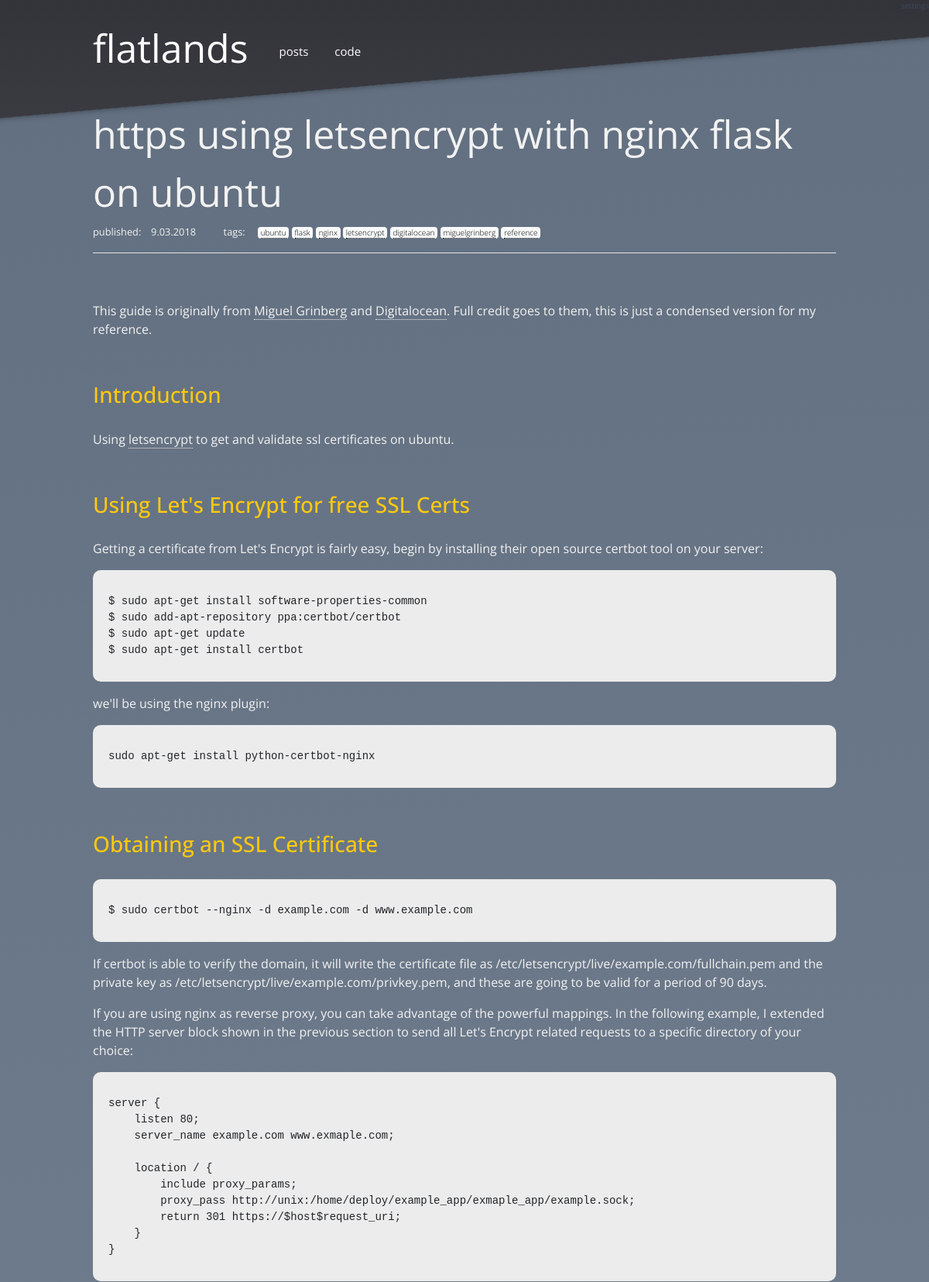
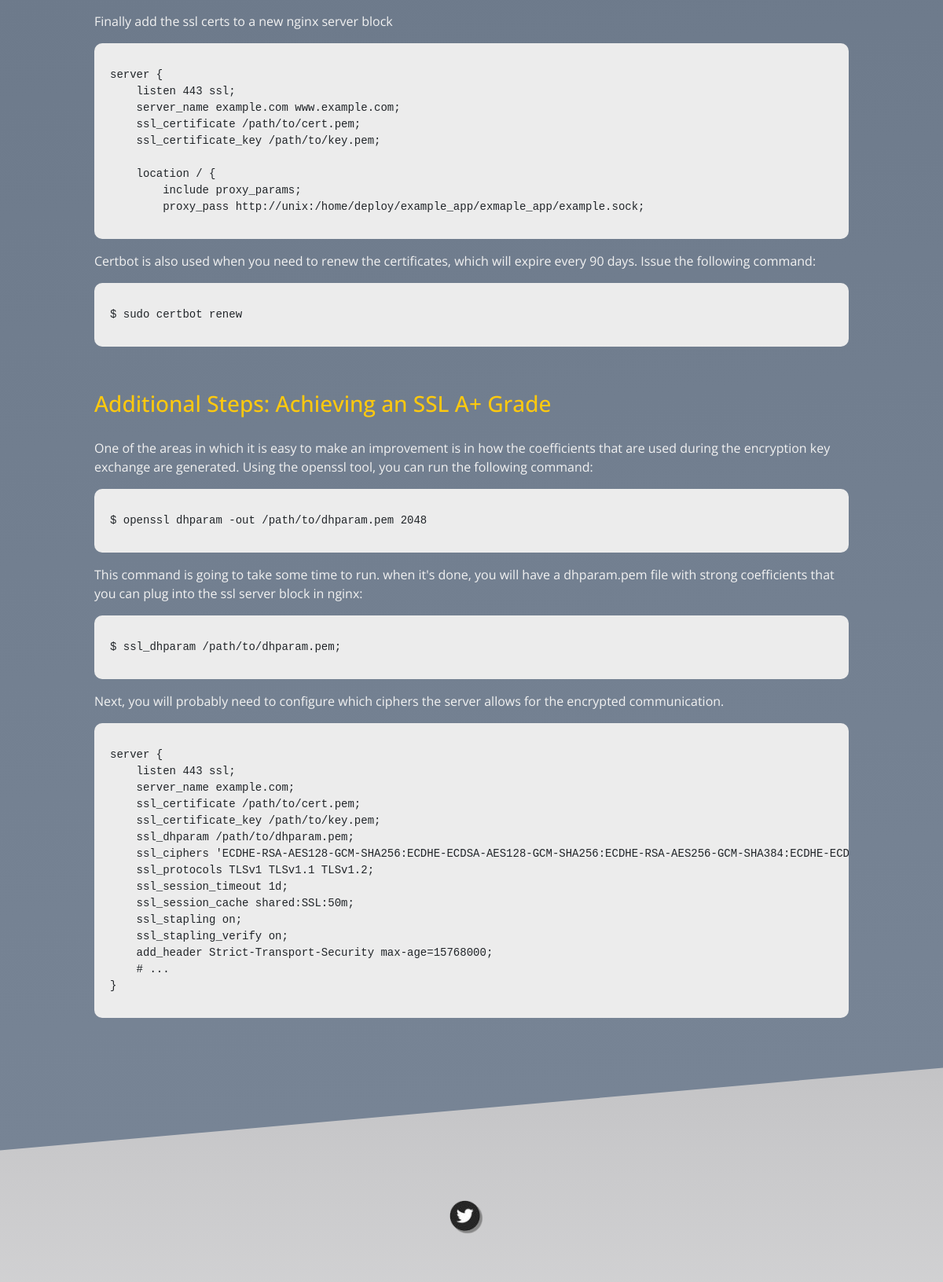
The page /post/https-using-letsencrypt-with-nginx-flask-on-ubuntu (upper part) on the database its author committed (2 pictures, top to bottom).
### modules/models.py (models this page shows, shortened)
class Post(db.Model):
    id = db.Column(db.Integer, primary_key=True)
    title = db.Column(db.String())
    author = db.Column(db.String())
    tags = db.Column(db.String())
    strap = db.Column(db.String())
    content = db.Column(db.String())
    pub_date = db.Column(db.String())
    published = db.Column(db.Boolean, default=False)

### app.py (the view)
@app.route('/post/<title>')
def post(title):
    title = title.replace('-', ' ')
    blog_post = modules.database.Post().by_title((title,))
    blog_post['content'] = modules.database.markdown_to_html(title)
    return render_template('blog_post.html', post=blog_post)

### modules/database.py (called while the page is built)
def markdown_to_html(title):
    post_dir = os.path.join(config.APP_ROOT, 'posts')
    with open(os.path.join(post_dir, f"{title.replace(' ', '-')}.md")) as f:
        text = f.read()
        html = markdown.markdown(text, extensions=['markdown.extensions.fenced_code'])
    return html

    def _retrive_post_by_title(self, title):
        return modules.models.Post.query.filter_by(title=title[0].replace('-', ' ')).first()

    def to_json(self, results):
        result = {}
        item = {}
        count = 1
        for row in results:
            for k, v in row.__dict__.items():
                if not k.startswith('_') and k != 'id':
                    item[k] = v
            result[count] = item
            count += 1
            item = {}
        return result

    def by_title(self, title):
        return self.to_json((self._retrive_post_by_title(title),))

### templates/blog_post.html
{% extends "base.html" %}
{% block content %}
<div class="post">
<div class="title">{{ post.1.title }}</div>
<small>
        published:&emsp;{{post.1.pub_date}} &emsp; &emsp;
        tags:&emsp;
        {% for tag in post.1.tags.split(' ') %}
        <span class="badge badge-light"><a style="font-weight:300;color:black;font-size:10px;" href="/tag/{{tag}}">{{tag}}</a></span>
        {% endfor %}
        </small>
<hr style="background-color:white;">
<p style="height:30px;"></p>
    {{ post.content|safe }}
</div>
{% endblock %}

### static/css/main.css (style rules this page uses)
body { margin: 0; font-family: 'Open Sans', sans-serif; background: linear-gradient(rgb(51, 51, 58), white); }
.title { margin: 0; font-size: 50px; }
.post .title { margin: 0; font-size: 50px; color: rgb(242, 242, 242); }
.post pre { background-color: rgb(236, 236, 236); border-radius: 10px; padding: 30px; padding-left: 20px; }
.post { padding-left: 10%; padding-right: 10%; padding-bottom: 40px; color: rgb(242, 242, 242); }
.post small { color: rgb(242, 242, 242); }
.post small a { color: rgb(242, 242, 242); }
.post h3 { padding-top:40px; padding-bottom:20px; color:rgb(255, 201, 14); }
.post p { height:auto; }
.post a { color: rgb(242, 242, 242); text-decoration: none; border-width: 1px; border-bottom-style: dotted; }
::placeholder { color:white; opacity: .7; }

### rows shown on the page
Post: title "https using letsencrypt with nginx flask on ubuntu", pub_date "9.03.2018"

### other values the page prints
{{ tag }} "ubuntu" "flask" "nginx" "letsencrypt" "digitalocean" "miguelgrinberg" "reference"
